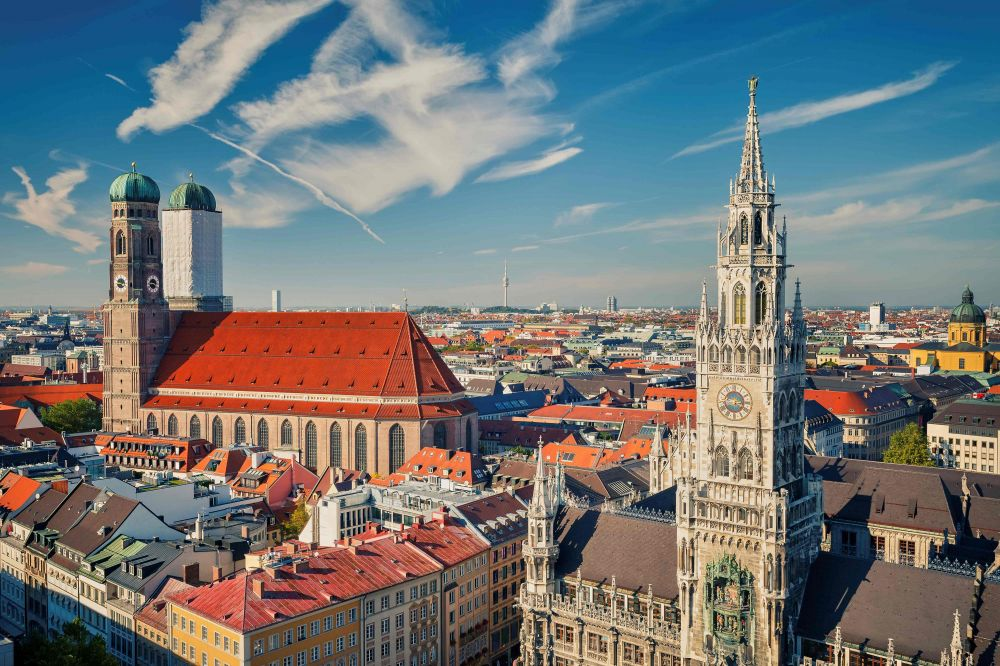
#> input picture tp1/image_orginale.jpg, 1000 x 666 px
$ python partie6.py
#> lines starting #> are read from the running program, lines starting #| are printed output that depends on the picture
from PIL import Image, ImageFilter
import matplotlib.pyplot as plt
import os

os.makedirs("results", exist_ok=True)

# Charger l'image et la convertir en niveaux de gris
img = Image.open("image_orginale.jpg")
#> img is the input picture: PIL image 1000x666 RGB; mean R, G, B 113.7, 118.8, 120
img_gris = img.convert("L")
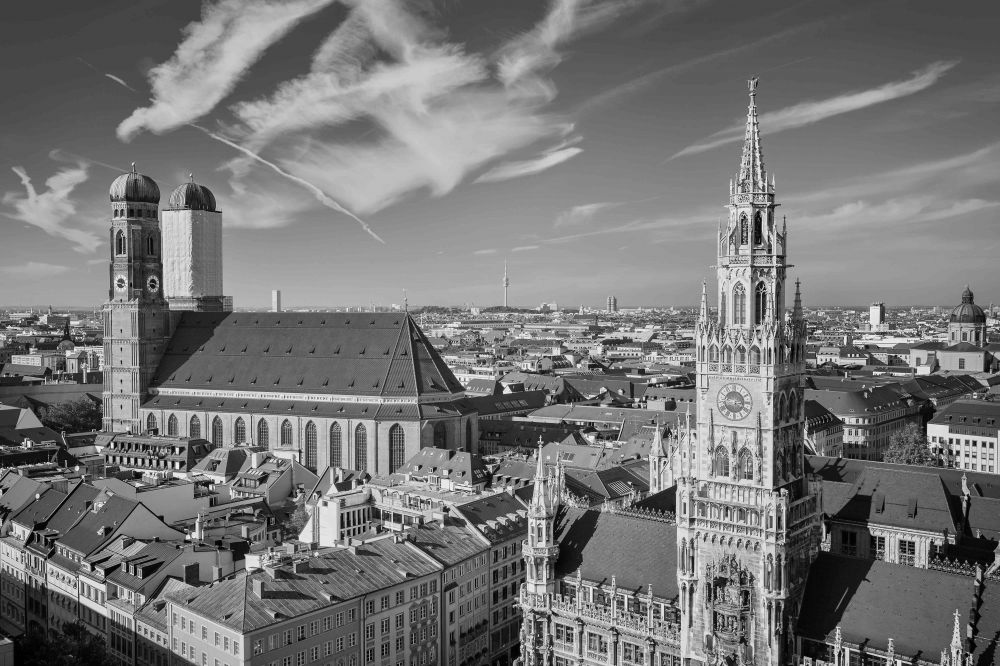
#> img_gris: PIL image 1000x666 L; min 0, max 253, mean 117.4

# Appliquer le filtre de détection des contours
img_contours = img_gris.filter(ImageFilter.FIND_EDGES)
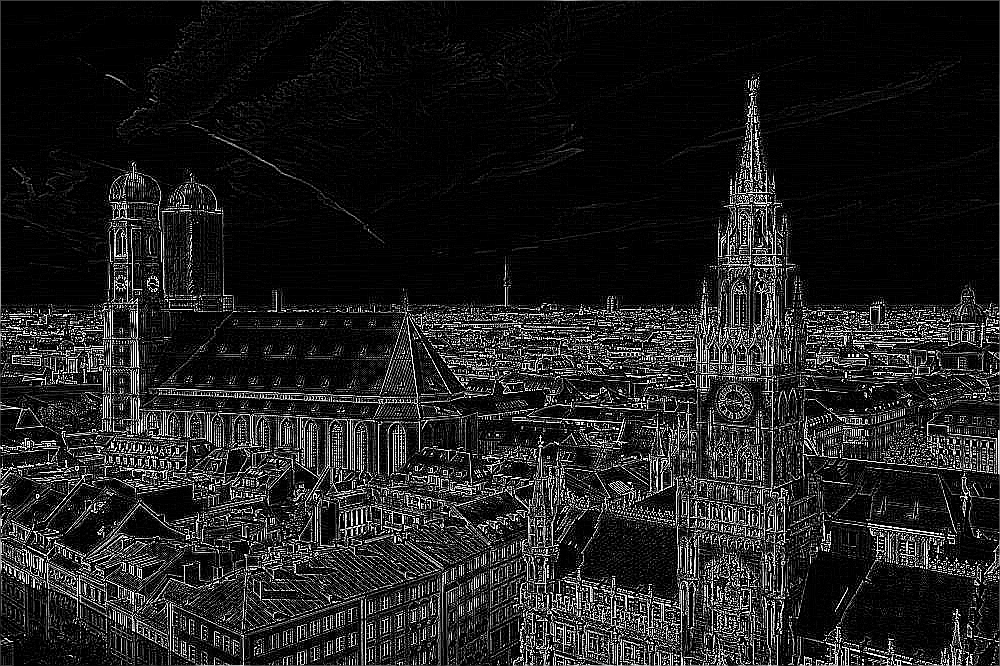
#> img_contours: PIL image 1000x666 L; min 0, max 255, mean 31.2

# Comparer image grise vs image contours
plt.figure(figsize=(10, 5))
plt.subplot(1, 2, 1)
plt.imshow(img_gris, cmap="gray")
plt.axis("off")
plt.title("Image en niveaux de gris")

plt.subplot(1, 2, 2)
plt.imshow(img_contours, cmap="gray")
plt.axis("off")
plt.title("Détection des contours (FIND_EDGES)")
plt.tight_layout()

# Sauvegarder
img_contours.save("results/image_contours.png")

plt.show()
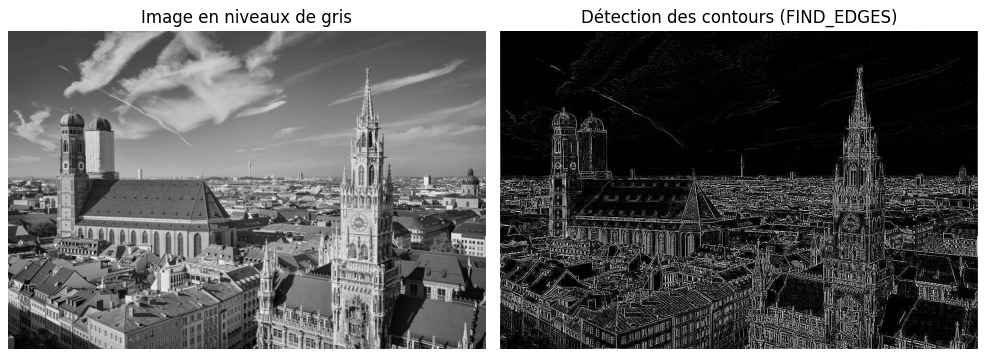
#> figure drawn by matplotlib, 2 panels
